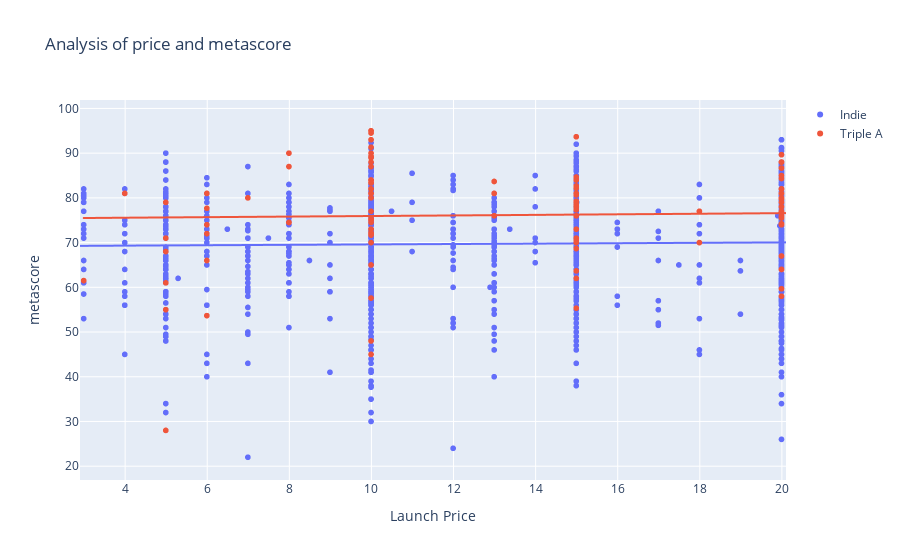

Notebook code for this chart:
### Markdown cell above
The idea is to show that the majority of games do not perform exceptionally well (illustrated by the widest part of the graph sitting around the 0 mark). \
This visualisation does not explicitly show the fact that a AAA game which did 'not perform exceptionally well' makes significantly more money than an indie one.

### Code cell
df1 = pd.read_csv("DATASETS/result.csv")[["metascore", "name"]]
df2 = pd.read_csv("DATASETS/steam_reviews_revenue.csv")[["name", "Launch Price", "is_aaa"]]

df = pd.merge(df1, df2, how="inner", on="name")
df = df.groupby(df["name"]).aggregate({"name":"first", "Launch Price":"mean", "metascore":"mean", "is_aaa":"first"})

df["is_aaa"] = df["is_aaa"].replace({0:"Indie", 1:"Triple A"})

fig = px.scatter(df, x='Launch Price', y='metascore', trendline='ols', title='Analysis of price and metascore', color="is_aaa", labels={'is_aaa':''})
fig.update_layout(xaxis=dict(range=[2.9, 20.1]))
fig.update_traces(selector=dict(type='trendline'), name='Trendline')
fig.show()

### Figure 1 — Plotly figure (JSON) as saved in the notebook; plotly's stock layout.template omitted (floating-point values rounded to 4 significant figures; data arrays with more than 128 entries replaced by an {"elided": "..."} marker saying what was removed)
{"data": [{"hovertemplate": "=Indie<br>Launch Price=%{x}<br>metascore=%{y}<extra></extra>", "legendgroup": "Indie", "marker": {"color": "#636efa", "symbol": "circle"}, "mode": "markers", "name": "Indie", "showlegend": true, "type": "scattergl", "x": {"elided": "1890 float values"}, "xaxis": "x", "y": {"elided": "1890 float values"}, "yaxis": "y"}, {"hovertemplate": "<b>OLS trendline</b><br>metascore = 0.0449163 * Launch Price + 69.144<br>R<sup>2</sup>=0.002206<br><br>=Indie<br>Launch Price=%{x}<br>metascore=%{y} <b>(trend)</b><extra></extra>", "legendgroup": "Indie", "marker": {"color": "#636efa", "symbol": "circle"}, "mode": "lines", "name": "Indie", "showlegend": false, "type": "scattergl", "x": {"elided": "1890 float values"}, "xaxis": "x", "y": {"elided": "1890 float values"}, "yaxis": "y"}, {"hovertemplate": "=Triple A<br>Launch Price=%{x}<br>metascore=%{y}<extra></extra>", "legendgroup": "Triple A", "marker": {"color": "#EF553B", "symbol": "circle"}, "mode": "markers", "name": "Triple A", "showlegend": true, "type": "scattergl", "x": {"elided": "147 float values"}, "xaxis": "x", "y": {"elided": "147 float values"}, "yaxis": "y"}, {"hovertemplate": "<b>OLS trendline</b><br>metascore = 0.0636011 * Launch Price + 75.308<br>R<sup>2</sup>=0.007651<br><br>=Triple A<br>Launch Price=%{x}<br>metascore=%{y} <b>(trend)</b><extra></extra>", "legendgroup": "Triple A", "marker": {"color": "#EF553B", "symbol": "circle"}, "mode": "lines", "name": "Triple A", "showlegend": false, "type": "scattergl", "x": {"elided": "147 float values"}, "xaxis": "x", "y": {"elided": "147 float values"}, "yaxis": "y"}], "layout": {"legend": {"title": {"text": ""}, "tracegroupgap": 0}, "title": {"text": "Analysis of price and metascore"}, "xaxis": {"anchor": "y", "domain": [0, 1], "range": [2.9, 20.1], "title": {"text": "Launch Price"}}, "yaxis": {"anchor": "x", "domain": [0, 1], "title": {"text": "metascore"}}}}
